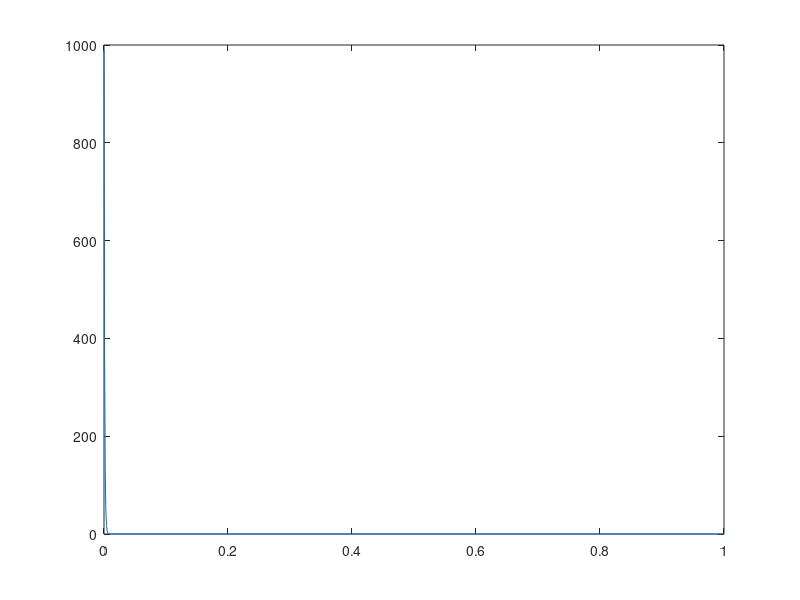

MATLAB code for this plot:
%%
clc;clear;close all hidden;
%%
% 1=sqrt(1^2*gauss+gamma^2*exp) ??
% pdf = sqrt(1/sqrt(1+gamma^2)*gauss + gamma/sqrt(1+gamma^2)*exp) ?
% nope! its this:
% f(x) = 1/(1+gamma)*f_gauss(x)+gamma/(1+gamma)*f_exp(x)
% i think the above is correct, but i think lambda for exp and variance for gauss should scale with gamma too
% for ex, lambda goes down as gamma increases, and variance goes down as gamma decreases
% sigma^2 = sigma_o^2*(1+gamma)
% lamba = lambda_o/(1+gamma)

lambda_0 = 10;
sigmasqr_0 = .0001;
mu = .05;
x =0:.001:1;

figure;
for gamma = logspace(-2,2,20)
    f_E = lambda_0*(1+gamma)*exp(-lambda_0*(1+gamma).*x);
    f_G = 1/sqrt(2*pi*sigmasqr_0*(1+gamma))*exp(-(x-mu).^2/(2*sigmasqr_0*(1+gamma)));
    f = 1/(1+gamma)^2*(f_G+gamma^2*f_E);
    plot(x,f)
    pause(.5)
end